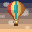

Write Python code to recreate this figure.
"""Balloon — a big hot-air balloon drifting up through a dawn sky.

Original piece for the Lumen wall: a seamless loop. The balloon holds center,
bobbing gently while the burner flickers; the clouds behind it scroll DOWNWARD,
so the whole world reads as the balloon rising. Mood: serene, uplifting.

Design law obeyed: one big subject, minimal scene — the envelope fills most of
the frame; the only other elements are a few drifting clouds and a warm sky.

Run:  .venv\\Scripts\\python.exe art\\balloon.py   -> balloon.gif (+ strip)
"""

import math
from pathlib import Path

from PIL import Image

HERE = Path(__file__).resolve().parent
SIZE = 32
FRAMES = 22
CX = 15.5
SKY_BANDS = 7      # snap the gradient to a few levels — smaller palette, longer LZW runs

# dawn sky, deep periwinkle up top warming to peach at the horizon
SKY_TOP = (34, 40, 78)
SKY_BOT = (250, 196, 140)

# five gores wrapping the envelope, warm jewel tones
GORES = [
    (226, 74, 60),    # red
    (245, 201, 120),  # cream-gold
    (44, 162, 152),   # teal
    (245, 201, 120),  # cream-gold
    (232, 138, 60),   # orange
]

# per-row half-widths of the envelope, y = 1 (top) .. 19 (mouth)
HALFW = {
    1: 3, 2: 5, 3: 6, 4: 7, 5: 8, 6: 8, 7: 9, 8: 9, 9: 9,
    10: 9, 11: 8, 12: 8, 13: 7, 14: 6, 15: 5, 16: 4, 17: 3, 18: 3, 19: 2,
}

BASKET = (120, 74, 40)
BASKET_DK = (86, 52, 28)
ROPE = (150, 120, 92)


def lerp(a, b, t):
    return tuple(round(a[i] + (b[i] - a[i]) * t) for i in range(3))


def clampc(c):
    return tuple(max(0, min(255, round(v))) for v in c)


def scale(c, f):
    return clampc((c[0] * f, c[1] * f, c[2] * f))


def sky(y):
    t = y / (SIZE - 1)
    t = round(t * (SKY_BANDS - 1)) / (SKY_BANDS - 1)   # quantize to bands
    return lerp(SKY_TOP, SKY_BOT, t)


# a handful of soft cloud puffs (base positions); each scrolls downward and
# wraps at 32, so the loop is seamless. (x, y, radius, brightness)
CLOUDS = [
    (6, 4, 3, 0.55),
    (24, 12, 4, 0.62),
    (11, 22, 3, 0.5),
    (27, 27, 2, 0.45),
    (2, 16, 2, 0.4),
]


def draw_clouds(img, i):
    shift = i * SIZE / FRAMES
    for cx0, cy0, r, bright in CLOUDS:
        cy = (cy0 + shift) % SIZE
        for dy in range(-r, r + 1):
            for dx in range(-r - 1, r + 2):
                # squashed puff — wider than tall, soft falloff
                d = (dx / (r + 1)) ** 2 + (dy / r) ** 2
                if d > 1.0:
                    continue
                x = cx0 + dx
                yy = int(round(cy + dy))
                if not (0 <= x < SIZE and 0 <= yy < SIZE):
                    continue
                soft = bright * (1 - d) ** 0.6
                soft = round(min(0.85, soft) * 4) / 4      # snap to 4 opacity steps
                if soft <= 0:
                    continue
                base = sky(yy)
                img.putpixel((x, yy), lerp(base, (255, 246, 232), soft))


def envelope_color(x, y):
    """Gore color + roundness shading for a pixel inside the envelope, or None."""
    hw = HALFW.get(y)
    if hw is None:
        return None
    u = (x - CX) / hw
    if abs(u) > 1.0:
        return None
    gore = GORES[min(len(GORES) - 1, int((u + 1) / 2 * len(GORES)))]
    shade = 1.0 - 0.34 * abs(u)          # edges roll into shadow
    if u < -0.05 and 2 <= y <= 9:        # upper-left highlight
        shade += 0.20
    shade = max(0.55, min(1.18, shade))
    return scale(gore, shade)


def draw_balloon(img, i):
    bob = round(1.3 * math.sin(2 * math.pi * i / FRAMES))   # gentle rise/fall

    def put(x, y, c):
        yy = y + bob
        if 0 <= x < SIZE and 0 <= yy < SIZE:
            img.putpixel((x, yy), c)

    # envelope
    for y in range(1, 20):
        for x in range(SIZE):
            c = envelope_color(x, y)
            if c is not None:
                put(x, y, c)

    # mouth / throat opening under the envelope, glowing from the burner
    for x in range(15, 17):
        put(x, 20, (70, 40, 26))

    # burner flame — flickers deterministically, glows up into the mouth
    fh = 2 + (1 if i % 3 == 0 else 0) + (1 if i % 5 == 0 else 0)
    flame = [(255, 244, 190), (255, 196, 96), (255, 128, 48)]
    for k in range(fh):
        col = flame[min(2, k)]
        put(16, 21 + k, col)
        if k < fh - 1:
            put(15, 21 + k, scale(col, 0.8))
    # burner uplight tint on the mouth pixels
    put(15, 20, lerp((70, 40, 26), (255, 180, 90), 0.6))
    put(16, 20, lerp((70, 40, 26), (255, 180, 90), 0.6))

    # ropes from lower shoulders to the basket rim
    for (x, y) in ((13, 19), (13, 21), (13, 22),
                   (18, 19), (18, 21), (18, 22)):
        put(x, y, ROPE)

    # basket
    for y in range(23, 26):
        for x in range(14, 18):
            put(x, y, BASKET if y == 23 else BASKET_DK)
    for x in range(14, 18):                 # rim highlight
        put(x, 23, lerp(BASKET, (170, 120, 78), 0.6))


def frame(i):
    img = Image.new("RGB", (SIZE, SIZE))
    for y in range(SIZE):
        row = sky(y)
        for x in range(SIZE):
            img.putpixel((x, y), row)
    draw_clouds(img, i)
    draw_balloon(img, i)
    return img


if __name__ == "__main__":
    import gifsafe

    frames = [frame(i) for i in range(FRAMES)]
    size = gifsafe.save(frames, HERE / "balloon.gif", duration_ms=120, colors=18)
    ok = size <= 8192 and len(frames) <= 60
    print(f"balloon.gif: {len(frames)} frames, {size} bytes "
          f"({'OK' if ok else 'OVER BUDGET'})")

    # save a still hero frame
    frames[0].save(HERE / "balloon.png")

    # review strip: a few phases of the loop
    keys = (0, 6, 11, 17)
    strip = Image.new("RGB", (SIZE * 6 * len(keys) + (len(keys) - 1) * 4, SIZE * 6),
                      (18, 18, 24))
    for j, k in enumerate(keys):
        strip.paste(frames[k].resize((SIZE * 6, SIZE * 6), Image.NEAREST),
                    (j * (SIZE * 6 + 4), 0))
    strip.save(HERE / "balloon.strip.png")
    print("wrote balloon.gif, balloon.png, balloon.strip.png")
